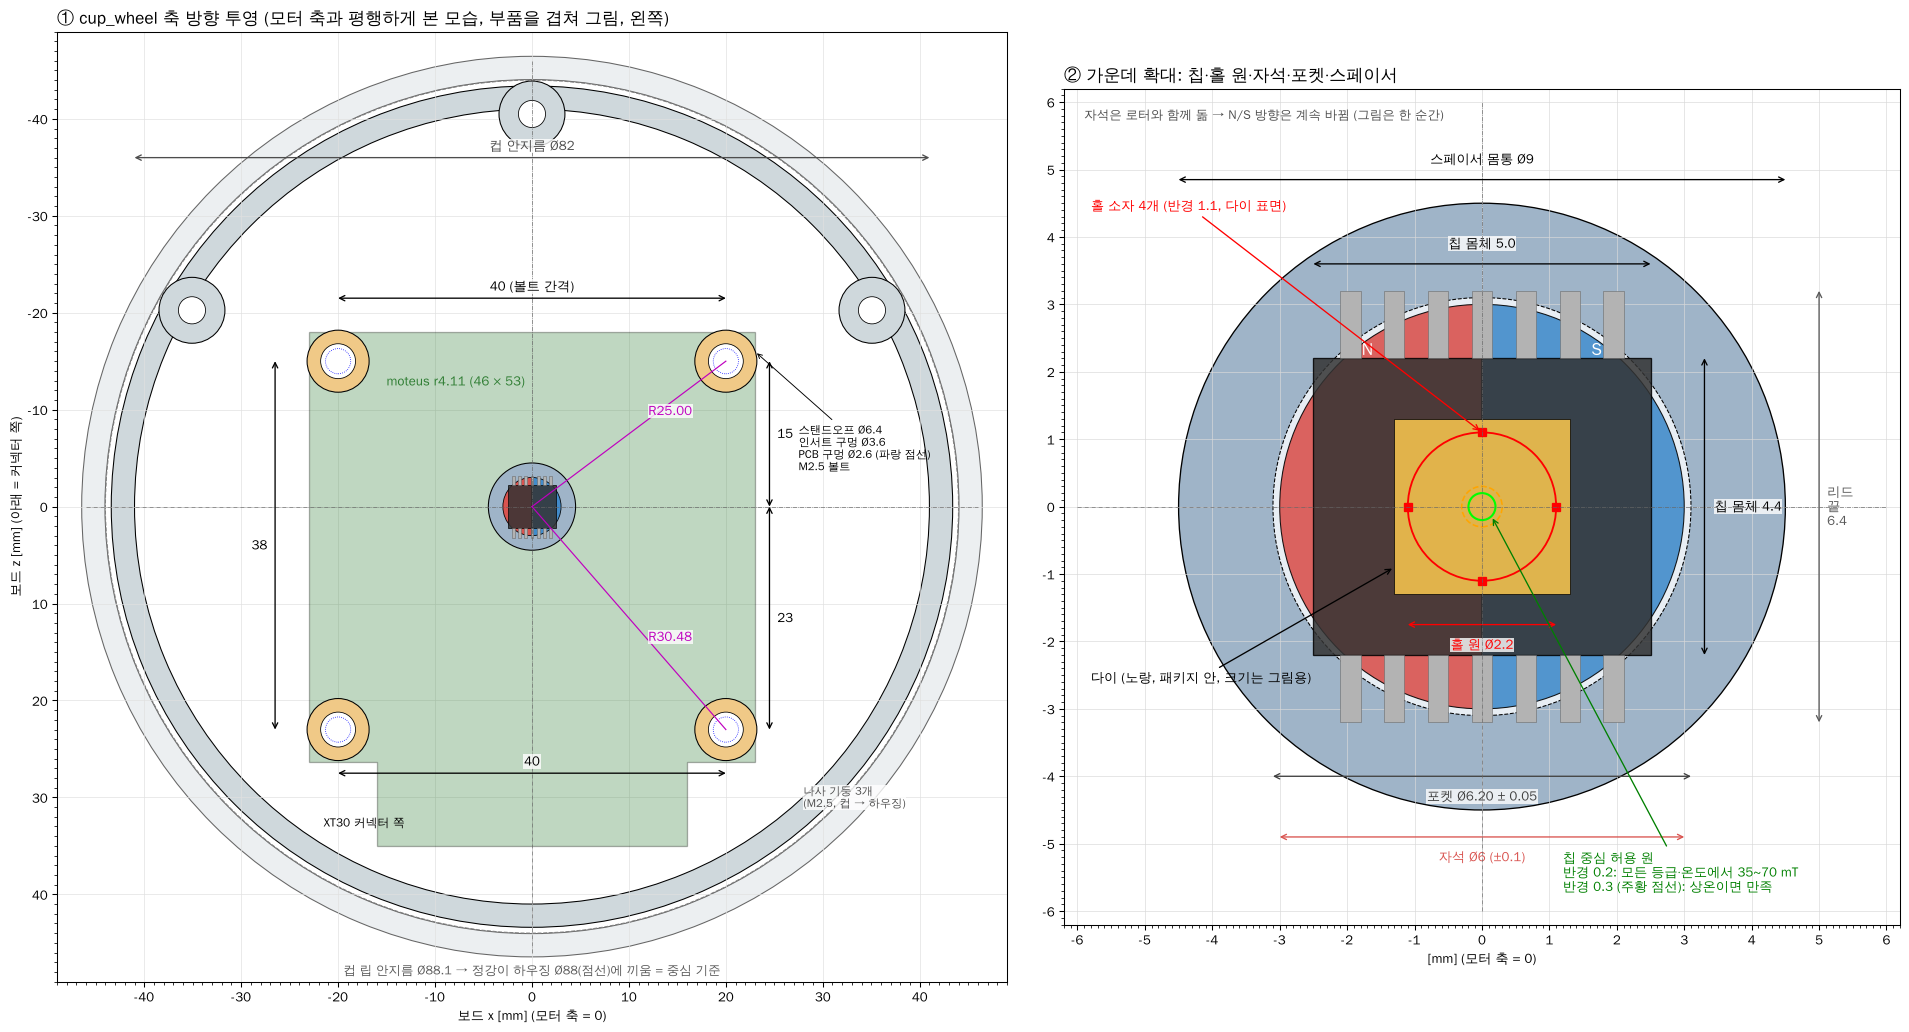

This chart was generated by the following Python code:
"""Axial view of a driver cup (wheel by default, --joint knee / hip): moteus r4.11 outline, mount holes / standoffs, AS5147(P) package and Hall circle,
AKE magnet, magnet spacer and the cup, projected along the motor axis (board frame, from main-branch params).  Explanatory figure, not a
manufacturing drawing.

    python encoder_axial.py              # wheel -> encoder_axial.png next to this script
    python encoder_axial.py --joint hip  # -> encoder_axial_hip.png (knee: encoder_axial_knee.png)
"""
import argparse
import math
import pathlib
import sys
HERE = pathlib.Path(__file__).resolve().parent
sys.path.insert(0, str(HERE.parents[1] / 'fusion'))
import params as P
import matplotlib; matplotlib.use('Agg')
import matplotlib.pyplot as plt
from matplotlib import font_manager
from matplotlib.patches import Circle, Rectangle, Polygon, FancyBboxPatch, Wedge
from matplotlib.ticker import MultipleLocator
F = '/usr/share/fonts/truetype/wqy/wqy-zenhei.ttc'
font_manager.fontManager.addfont(F)
plt.rcParams['axes.unicode_minus'] = False
plt.rcParams['font.family'] = font_manager.FontProperties(fname=F).get_name()

ap = argparse.ArgumentParser()
ap.add_argument('--joint', choices=('wheel', 'knee', 'hip'), default='wheel')
ap.add_argument('--out', default=None)
ARGS = ap.parse_args()
JOINT = ARGS.joint
HOUSING = {'wheel': '정강이', 'knee': '넓적다리'}.get(JOINT)

MO = P.MOTEUS
HOLES = MO['holes']
CUP_R_IN, CUP_R_OUT = 41.0, 43.4
LIP_IN, LIP_OUT = P.HOUSING_R + 0.05, P.HOUSING_R + 2.45      # register lip over the Ø88 link housing
CUP_COLUMNS = (-30.0, -90.0, 210.0)
SP_D = 9.0
(PD, _), MAG_D, HALL_R = P.SPACER_POCKET, 6.0, 1.1
D_BODY, E1_BODY, E_LEADS = 5.0, 4.4, 6.4                # TSSOP-14: body length, body width, lead tip span
C = dict(pcb='#2e7d32', so='#f0c987', cup='#cfd8dc', ic='#333333', n='#d9534f', s='#428bca', al='#9fb4c8')

fig = plt.figure(figsize=(20, 11.5))


def board_outline(ax, z_sign=-1):
    """r4.11 outline in the board frame; screen y = z_sign * z (connector edge down)."""
    hw, tab, z0, z1, zt = MO['half_w'], MO['tab_half_w'], MO['edge_far'], MO['edge_conn'], 26.3
    pts = [(-hw, z0), (hw, z0), (hw, zt), (tab, zt), (tab, z1), (-tab, z1), (-tab, zt), (-hw, zt)]
    ax.add_patch(Polygon([(x, z_sign * z) for x, z in pts], closed=True, fc=C['pcb'], ec='k', lw=1.0, alpha=0.30, zorder=2))


def chip(ax, lw=0.8):
    ax.add_patch(Rectangle((-D_BODY / 2, -E1_BODY / 2), D_BODY, E1_BODY, fc=C['ic'], ec='k', lw=lw, alpha=0.85, zorder=6))
    for i in range(7):
        x = -1.95 + 0.65 * i
        for sy in (-1, 1):
            ax.add_patch(Rectangle((x - 0.15, sy * E1_BODY / 2 if sy > 0 else -E_LEADS / 2), 0.30,
                                   (E_LEADS - E1_BODY) / 2, fc='0.7', ec='0.4', lw=0.4, zorder=6))


# ------------------------------------------------------------------ 1. whole cup, 1:1-ish
ax = fig.add_axes([0.02, 0.05, 0.50, 0.88]); ax.set_aspect('equal')
if JOINT == 'hip':
    # hip plate (machined): Ø136 disc, Ø80 register boss, Ø42 H7 pilot pocket, Ø30 through hole
    ax.add_patch(Circle((0, 0), 68.0, fc='#e3e6ea', ec='0.5', lw=0.8, zorder=0))
    ax.add_patch(Circle((0, 0), 40.0, fc='#c9ced6', ec='0.3', lw=1.0, zorder=1))
    ax.add_patch(Circle((0, 0), P.PILOT_D_HIP / 2, fc='#b7bec8', ec='0.3', lw=0.8, ls='--', zorder=1))
    ax.add_patch(Circle((0, 0), 15.0, fc='#a9b0ba', ec='0.3', lw=0.8, ls=':', zorder=1))
else:
    ax.add_patch(Wedge((0, 0), LIP_OUT, 0, 360, width=LIP_OUT - LIP_IN, fc='#eceff1', ec='0.4', lw=0.8, zorder=1))
    ax.add_patch(Circle((0, 0), P.HOUSING_R, fc='none', ec='0.5', lw=0.8, ls='--', zorder=1))
ax.add_patch(Wedge((0, 0), CUP_R_OUT, 0, 360, width=CUP_R_OUT - CUP_R_IN, fc=C['cup'], ec='k', lw=0.8, zorder=1))
for t in CUP_COLUMNS:
    tt = math.radians(t)
    x, z = 40.5 * math.cos(tt), 40.5 * math.sin(tt)
    ax.add_patch(Circle((x, -z), 3.4, fc=C['cup'], ec='k', lw=0.8, zorder=2))
    ax.add_patch(Circle((x, -z), 1.7 if JOINT == 'hip' else 1.4, fc='w', ec='k', lw=0.6, zorder=3))
board_outline(ax)
for (x, z) in HOLES:
    ax.add_patch(Circle((x, -z), 3.2, fc=C['so'], ec='k', lw=0.8, zorder=4))
    ax.add_patch(Circle((x, -z), 1.8, fc='w', ec='k', lw=0.6, zorder=5))
    ax.add_patch(Circle((x, -z), 1.3, fc='none', ec='b', lw=0.6, ls=':', zorder=5))
ax.add_patch(Circle((0, 0), SP_D / 2, fc=C['al'], ec='k', lw=0.8, zorder=5))
ax.add_patch(Wedge((0, 0), MAG_D / 2, 90, 270, fc=C['n'], ec='k', lw=0.6, zorder=6))
ax.add_patch(Wedge((0, 0), MAG_D / 2, -90, 90, fc=C['s'], ec='k', lw=0.6, zorder=6))
chip(ax, lw=0.6)
ax.plot([-46, 46], [0, 0], color='0.4', lw=0.5, ls='-.', zorder=7); ax.plot([0, 0], [-46, 46], color='0.4', lw=0.5, ls='-.', zorder=7)


def hdim(a, x0, x1, y, text, col='k', off=1.2):
    a.annotate('', xy=(x1, y), xytext=(x0, y), arrowprops=dict(arrowstyle='<->', color=col, lw=1.0, shrinkA=0, shrinkB=0), zorder=8)
    a.text((x0 + x1) / 2, y + off, text, ha='center', va='center', color=col, fontsize=10, zorder=8,
           bbox=dict(fc='w', ec='none', alpha=0.8, pad=0.5))


def vdim(a, x, y0, y1, text, col='k', off=1.0, ha='left'):
    a.annotate('', xy=(x, y1), xytext=(x, y0), arrowprops=dict(arrowstyle='<->', color=col, lw=1.0, shrinkA=0, shrinkB=0), zorder=8)
    a.text(x + (off if ha == 'left' else -off), (y0 + y1) / 2, text, ha=ha, va='center', color=col, fontsize=10, zorder=8,
           bbox=dict(fc='w', ec='none', alpha=0.8, pad=0.5))


hdim(ax, -20, 20, 21.5, '40 (볼트 간격)')
hdim(ax, -20, 20, -27.5, '40')
vdim(ax, 24.5, 0, 15, '15', off=0.8)
vdim(ax, 24.5, 0, -23, '23', off=0.8)
vdim(ax, -26.5, 15, -23, '38', off=0.8, ha='right')
for (x, z), r in ((HOLES[1], 25.0), (HOLES[3], math.hypot(20, 23))):
    ax.plot([0, x], [0, -z], color='m', lw=0.9, zorder=7)
    ax.text(x * 0.55 + 1.0, -z * 0.55 + (1.2 if z < 0 else -1.2), 'R%.2f' % r, color='m', fontsize=10, zorder=8,
            bbox=dict(fc='w', ec='none', alpha=0.8, pad=0.4))
hdim(ax, -CUP_R_IN, CUP_R_IN, 36.0, '컵 안지름 Ø%.0f' % (2 * CUP_R_IN), '0.3')
if JOINT == 'hip':
    ax.text(0, -46.8, '컵 나사 기둥 3개의 안쪽 면(Ø80.04, 높이 1.5)이 hip 판 Ø80 등록 보스(0/-0.1, Ø42 H7과 동심 Ø0.05)를 3점으로 잡음 = 중심 기준', ha='center',
            fontsize=9.5, color='0.25', bbox=dict(fc='w', ec='none', alpha=0.85, pad=0.5), zorder=8)
    for r, t, yy in ((40.0, 'Ø80 보스', 8.0), (P.PILOT_D_HIP / 2, 'Ø42 H7 포켓', 4.5), (15.0, 'Ø30 구멍', 1.0)):
        ax.text(-r + 0.6, yy, t, fontsize=8.5, color='0.25', zorder=8)
else:
    ax.text(0, -LIP_OUT - 1.8, '컵 립 안지름 Ø%.1f → %s 하우징 Ø%.0f(점선)에 끼움 = 중심 기준' % (2 * LIP_IN, HOUSING, 2 * P.HOUSING_R),
            ha='center', fontsize=9.5, color='0.35')
ax.text(-21.5, -(MO['edge_conn'] - 2.0), 'XT30 커넥터 쪽', fontsize=9, color='k')
ax.text(-15.0, 12.5, 'moteus r4.11 (46 × 53)', fontsize=10, color=C['pcb'], weight='bold')
ax.annotate('스탠드오프 Ø6.4\n인서트 구멍 Ø3.6\nPCB 구멍 Ø2.6 (파랑 점선)\nM2.5 볼트', xy=(23.0, 16.0), xytext=(27.5, 6.0), fontsize=8.5,
            va='center', arrowprops=dict(arrowstyle='->', lw=0.7), zorder=8)
ax.text(28.0, -30.0, '나사 기둥 3개\n' + ('(M3 × 40, 컵 → hip 판 탭 B)' if JOINT == 'hip' else '(M2.5, 컵 → 하우징)'),
        fontsize=8.5, va='center', color='0.3', bbox=dict(fc='w', ec='none', alpha=0.8, pad=0.4), zorder=8)
ax.set_xlim(-49, 49); ax.set_ylim(-49, 49)
ax.xaxis.set_major_locator(MultipleLocator(10)); ax.yaxis.set_major_locator(MultipleLocator(10))
ax.xaxis.set_minor_locator(MultipleLocator(1)); ax.yaxis.set_minor_locator(MultipleLocator(1))
ax.grid(which='major', color='0.88', lw=0.5, zorder=0)
ax.set_xlabel('보드 x [mm] (모터 축 = 0)', fontsize=10); ax.set_ylabel('보드 z [mm] (아래 = 커넥터 쪽)', fontsize=10)
ax.set_yticks(range(-40, 50, 10)); ax.set_yticklabels([str(-v) for v in range(-40, 50, 10)])
ax.set_title('① cup_%s 축 방향 투영 (모터 축과 평행하게 본 모습, 부품을 겹쳐 그림, 왼쪽)' % JOINT, fontsize=13, loc='left')

# ------------------------------------------------------------------ 2. centre zoom
bx = fig.add_axes([0.55, 0.05, 0.44, 0.88]); bx.set_aspect('equal')
bx.add_patch(Circle((0, 0), SP_D / 2, fc=C['al'], ec='k', lw=1.0, zorder=1))
bx.add_patch(Circle((0, 0), PD / 2, fc='#e8eef4', ec='k', lw=0.8, ls='--', zorder=2))
bx.add_patch(Wedge((0, 0), MAG_D / 2, 90, 270, fc=C['n'], ec='k', lw=0.8, alpha=0.9, zorder=3))
bx.add_patch(Wedge((0, 0), MAG_D / 2, -90, 90, fc=C['s'], ec='k', lw=0.8, alpha=0.9, zorder=3))
bx.text(-1.7, 2.25, 'N', color='w', fontsize=13, weight='bold', ha='center', zorder=4)
bx.text(1.7, 2.25, 'S', color='w', fontsize=13, weight='bold', ha='center', zorder=4)
chip(bx, lw=1.0)
bx.add_patch(Rectangle((-1.3, -1.3), 2.6, 2.6, fc='#f2c14e', ec='k', lw=0.6, alpha=0.9, zorder=7))
bx.add_patch(Circle((0, 0), HALL_R, fc='none', ec='r', lw=1.4, zorder=8))
for k in range(4):
    a = math.radians(90 * k)
    bx.plot(HALL_R * math.cos(a), HALL_R * math.sin(a), 's', color='r', ms=6, zorder=9)
bx.add_patch(Circle((0, 0), 0.2, fc='none', ec='lime', lw=1.6, zorder=9))
bx.add_patch(Circle((0, 0), 0.3, fc='none', ec='orange', lw=1.2, ls='--', zorder=9))
bx.plot([-6, 6], [0, 0], color='0.4', lw=0.5, ls='-.', zorder=10); bx.plot([0, 0], [-6, 6], color='0.4', lw=0.5, ls='-.', zorder=10)
hdim(bx, -SP_D / 2, SP_D / 2, 4.85, '스페이서 몸통 Ø9', off=0.3)
hdim(bx, -PD / 2, PD / 2, -4.0, '포켓 Ø%.2f ± 0.05' % PD, '0.25', off=-0.3)
hdim(bx, -MAG_D / 2, MAG_D / 2, -4.9, '자석 Ø6 (±0.1)', C['n'], off=-0.3)
hdim(bx, -D_BODY / 2, D_BODY / 2, 3.6, '칩 몸체 5.0', 'k', off=0.3)
vdim(bx, 3.3, -E1_BODY / 2, E1_BODY / 2, '칩 몸체 4.4', 'k', off=0.15)
vdim(bx, 5.0, -E_LEADS / 2, E_LEADS / 2, '리드\n끝\n6.4', '0.35', off=0.12)
hdim(bx, -HALL_R, HALL_R, -1.75, '홀 원 Ø2.2', 'r', off=-0.3)
bx.annotate('홀 소자 4개 (반경 1.1, 다이 표면)', xy=(0, HALL_R), xytext=(-5.8, 4.4), color='r', fontsize=10,
            arrowprops=dict(arrowstyle='->', color='r'), zorder=11)
bx.annotate('다이 (노랑, 패키지 안, 크기는 그림용)', xy=(-1.3, -0.9), xytext=(-5.8, -2.6), fontsize=10,
            arrowprops=dict(arrowstyle='->'), zorder=11)
bx.annotate('칩 중심 허용 원\n반경 0.2: 모든 등급·온도에서 35~70 mT\n반경 0.3 (주황 점선): 상온이면 만족', xy=(0.14, -0.14),
            xytext=(1.2, -5.7), fontsize=10, color='green', arrowprops=dict(arrowstyle='->', color='green'), zorder=11)
bx.text(-5.9, 5.75, '자석은 로터와 함께 돎 → N/S 방향은 계속 바뀜 (그림은 한 순간)', fontsize=9.5, color='0.3')
bx.set_xlim(-6.2, 6.2); bx.set_ylim(-6.2, 6.2)
bx.xaxis.set_major_locator(MultipleLocator(1)); bx.yaxis.set_major_locator(MultipleLocator(1))
bx.xaxis.set_minor_locator(MultipleLocator(0.1)); bx.yaxis.set_minor_locator(MultipleLocator(0.1))
bx.grid(which='major', color='0.85', lw=0.5, zorder=0)
bx.set_xlabel('[mm] (모터 축 = 0)', fontsize=10)
bx.set_title('② 가운데 확대: 칩·홀 원·자석·포켓·스페이서', fontsize=13, loc='left')
out = ARGS.out or HERE / ('encoder_axial.png' if JOINT == 'wheel' else 'encoder_axial_%s.png' % JOINT)
fig.savefig(out, dpi=95, bbox_inches='tight')
